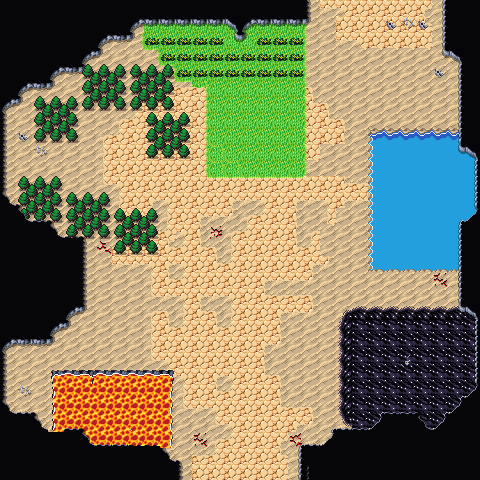

This is a level from a 2D game, rendered from its Tiled map with the project's own tilesets. A one-line summary and the map file follow, with tile-layer data summarised:
An orthogonal 30x30 tile map with 16x16 px tiles, 5 tile layers (Background, Ground, Walls, Foreground, ...), 3 tilesets and 15 objects.

<map version="1.10" tiledversion="1.11.2" orientation="orthogonal" renderorder="right-down" width="30" height="30" tilewidth="16" tileheight="16" infinite="0" nextlayerid="10" nextobjectid="83">
 <editorsettings>
  <export format="tmx" />
 </editorsettings>
 <properties>
  <property name="dungeonEffect" value="{&quot;startBattleWithCard&quot;: [ &quot;Where Ancients Tread&quot;, &quot;Primal Rage&quot; ]}" />
 </properties>
 <tileset firstgid="1" source="../../../../common/maps/tileset/main.tsx" />
 <tileset firstgid="10113" source="../../../../common/maps/tileset/buildings.tsx" />
 <tileset firstgid="11905" source="../../../../common/maps/tileset/FarmFood.tsx" />
 <layer id="1" name="Background" width="30" height="30">
  <data>[900 cells, 900 non-empty, 7 distinct tile ids]</data>
 </layer>
 <layer id="6" name="Ground" width="30" height="30">
  <data>[900 cells, 246 non-empty, 34 distinct tile ids]</data>
 </layer>
 <layer id="2" name="Walls" width="30" height="30">
  <data>[900 cells, 507 non-empty, 41 distinct tile ids]</data>
 </layer>
 <layer id="7" name="Foreground" width="30" height="30">
  <properties>
   <property name="spriteLayer" type="bool" value="true" />
  </properties>
  <data>[900 cells, 163 non-empty, 27 distinct tile ids]</data>
 </layer>
 <layer id="9" name="Clutter" width="30" height="30">
  <data>[900 cells, 114 non-empty, 21 distinct tile ids]</data>
 </layer>
 <objectgroup id="4" name="Objects">
  <object id="66" template="../../../../common/maps/obj/manashards.tx" x="12.1501" y="170.933" />
  <object id="67" template="../../../../common/maps/obj/manashards.tx" x="441.503" y="388.93" />
  <object id="70" template="../../../../common/maps/obj/entry_up.tx" x="175.319" y="476.868" width="124.62" height="10.7111">
   <properties>
    <property name="teleport" value="" />
   </properties>
  </object>
  <object id="71" template="../../../../common/maps/obj/enemy.tx" x="242.981" y="124.032">
   <properties>
    <property name="defeatDialog">[
   {
   "action": [
      {"advanceMapFlag":"enemiesDefeated"},
      {"deleteMapObject": -1}
    ]
   }
]</property>
    <property name="enemy" value="Beza" />
    <property name="speedModifier" type="float" value="10" />
    <property name="threatRange" type="int" value="100" />
   </properties>
  </object>
  <object id="72" template="../../../../common/maps/obj/enemy.tx" x="407.329" y="185.344">
   <properties>
    <property name="defeatDialog">[
   {
   "action": [
      {"advanceMapFlag":"enemiesDefeated"},
      {"deleteMapObject": -1}
    ]
   }
]</property>
    <property name="enemy" value="Eluge" />
    <property name="speedModifier" type="float" value="10" />
    <property name="threatRange" type="int" value="100" />
   </properties>
  </object>
  <object id="73" template="../../../../common/maps/obj/enemy.tx" x="410.517" y="335.845">
   <properties>
    <property name="defeatDialog">[
   {
   "action": [
      {"advanceMapFlag":"enemiesDefeated"},
      {"deleteMapObject": -1}
    ]
   }
]</property>
    <property name="enemy" value="Maha" />
    <property name="speedModifier" type="float" value="10" />
    <property name="threatRange" type="int" value="100" />
   </properties>
  </object>
  <object id="74" template="../../../../common/maps/obj/enemy.tx" x="110.802" y="339.529">
   <properties>
    <property name="defeatDialog">[
   {
   "action": [
      {"advanceMapFlag":"enemiesDefeated"},
      {"deleteMapObject": -1}
    ]
   }
]</property>
    <property name="enemy" value="Dragonhawk" />
    <property name="speedModifier" type="float" value="10" />
    <property name="threatRange" type="int" value="100" />
   </properties>
  </object>
  <object id="75" template="../../../../common/maps/obj/enemy.tx" x="82.1583" y="170.599">
   <properties>
    <property name="defeatDialog">[
   {
   "action": [
      {"advanceMapFlag":"enemiesDefeated"},
      {"deleteMapObject": -1}
    ]
   }
]</property>
    <property name="enemy" value="Lumra" />
    <property name="speedModifier" type="float" value="10" />
    <property name="threatRange" type="int" value="100" />
   </properties>
  </object>
  <object id="76" template="../../../../common/maps/obj/manashards.tx" x="17.1112" y="375.637" />
  <object id="77" template="../../../../common/maps/obj/manashards.tx" x="442.923" y="126.273" />
  <object id="78" template="../../../../common/maps/obj/manashards.tx" x="241.738" y="96.7236" />
  <object id="79" template="../../../../common/maps/obj/dialog.tx" x="141.102" y="446.076" width="187.697" height="20.858" visible="1">
   <properties>
    <property name="dialog">[
{
   "text": "A truly massive cavern stretches out before you, so huge that it would hardly feel like being inside at all save for the ceiling high, high above. Massive beasts nest ahead, their size bewildering. You loosely recognize them as Bloomburrow's calamity beasts, though they seem to have kept their relative size from their home plane, leaving them just as colossal to you as they would be to the animals of Valley.
Your manasight stone glows, sensing the power of the legends here.",
   "options": [{
      "name": "(Continue)", "action": [{"deleteMapObject":-1}]}]
}
]</property>
   </properties>
  </object>
  <object id="80" template="../../../../common/maps/obj/scroll.tx" x="216.54" y="262.935">
   <properties>
    <property name="reward" value="[ { &quot;type&quot;: &quot;card&quot;, &quot;cardName&quot;: &quot;Repel Calamity&quot;, &quot;editions&quot;: [ &quot;BLB&quot; ], &quot;count&quot;: 1 } ]" />
   </properties>
  </object>
  <object id="81" template="../../../../common/maps/obj/door_down.tx" x="310.624" y="10.9492" width="132.771" height="9.28954" rotation="0.284412">
   <properties>
    <property name="direction" value="down" />
    <property name="teleport" value="../Realm of Legends/maps/map/cave/Cavern_of_Calamity_2.tmx" />
    <property name="teleportObjectId" value="90" />
   </properties>
  </object>
  <object id="82" template="../../../../common/maps/obj/enemy.tx" x="309.694" y="411.685">
   <properties>
    <property name="dialog">[
	{
		"name": "",
		"text": "An otter crouches in the corner, wearing a robe and swirling with magic, clearly from bloomburrow. She whispers to you 'I could use some help.'",
		"options":
			[
				{
					"name": "The beasts are dead.",
					"text": "'Incredible job! This area will be a lot safer, that's for sure. It'd be lovely if you took our the beasts in the next chamber as well, but enjoy your reward.'",
					"action": [ { "deleteMapObject": -1 },
                    {"grantRewards": [
                        { "type": "card", "cardName": "Alania, Divergent Storm", "count": 1 },
                        { "type": "randomCard", "cardTypes": ["Instant", "Sorcery"], "rarity": ["Rare", "Mythic Rare"], "count": 4 },
                        {"type": "gold", "count": 5000}                
                      ]
                    } ],
					"condition": [
						{
							"getMapFlag": {
								"key": "enemiesDefeated",
								"op": "&gt;=",
								"val": 5
							}
						}
					],
					"options": [ { "name": "(Continue)" } ]
				},
				{
					"name": "What do you need help with?",
					"text": "'This cavern has somehow trapped a whole mess of calamity beasts. Its magically binding them, but the bindings are slipping. I'm struggling to maintain them, so ideally you can slay them for me. There's another chamber ahead, but those bindings are holding strong. Kill the five here, and I'll grant you a reward for your heroism.'",
					"options": [ { "name": "(Continue)" } ]
				},
                {
					"name": "I don't have time for this.",
					"text": "She mutters to herself, frustrated as you leave.",
					"options": [ { "name": "(Continue)" } ]
				}
			]
	}
]</property>
    <property name="enemy" value="Alania" />
    <property name="speedModifier" type="float" value="0" />
    <property name="threatRange" type="int" value="0" />
   </properties>
  </object>
 </objectgroup>
</map>
